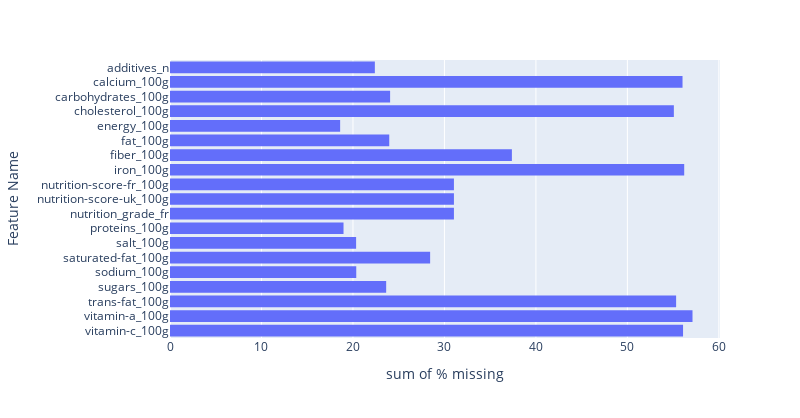

The code cell stored with this chart in its notebook:
### Code cell
# affichage des variables restantes et % nulls
df_prct_missing = percent_missing(df)

fig = px.histogram(df_prct_missing, x="% missing", 
    y="Feature Name",
    width=800, height=df_prct_missing.shape[0]*22
    ).update_yaxes(categoryorder='category descending')

fig.show()
print(df.shape)

### Figure 1 — Plotly figure (JSON) as saved in the notebook; plotly's stock layout.template omitted (floating-point values rounded to 4 significant figures)
{"data": [{"alignmentgroup": "True", "bingroup": "y", "histfunc": "sum", "hovertemplate": "sum of % missing=%{x}<br>Feature Name=%{y}<extra></extra>", "legendgroup": "", "marker": {"color": "#636efa", "pattern": {"shape": ""}}, "name": "", "offsetgroup": "", "orientation": "h", "showlegend": false, "type": "histogram", "x": [57.12, 56.21, 56.09, 56.03, 55.33, 55.08, 37.37, 31.04, 31.04, 31.04, 28.44, 24.06, 23.97, 23.63, 22.39, 20.36, 20.35, 18.97, 18.6], "xaxis": "x", "y": ["vitamin-a_100g", "iron_100g", "vitamin-c_100g", "calcium_100g", "trans-fat_100g", "cholesterol_100g", "fiber_100g", "nutrition-score-fr_100g", "nutrition-score-uk_100g", "nutrition_grade_fr", "saturated-fat_100g", "carbohydrates_100g", "fat_100g", "sugars_100g", "additives_n", "sodium_100g", "salt_100g", "proteins_100g", "energy_100g"], "yaxis": "y"}], "layout": {"barmode": "relative", "height": 418, "legend": {"tracegroupgap": 0}, "margin": {"t": 60}, "width": 800, "xaxis": {"anchor": "y", "domain": [0, 1], "title": {"text": "sum of % missing"}}, "yaxis": {"anchor": "x", "categoryorder": "category descending", "domain": [0, 1], "title": {"text": "Feature Name"}}}}
